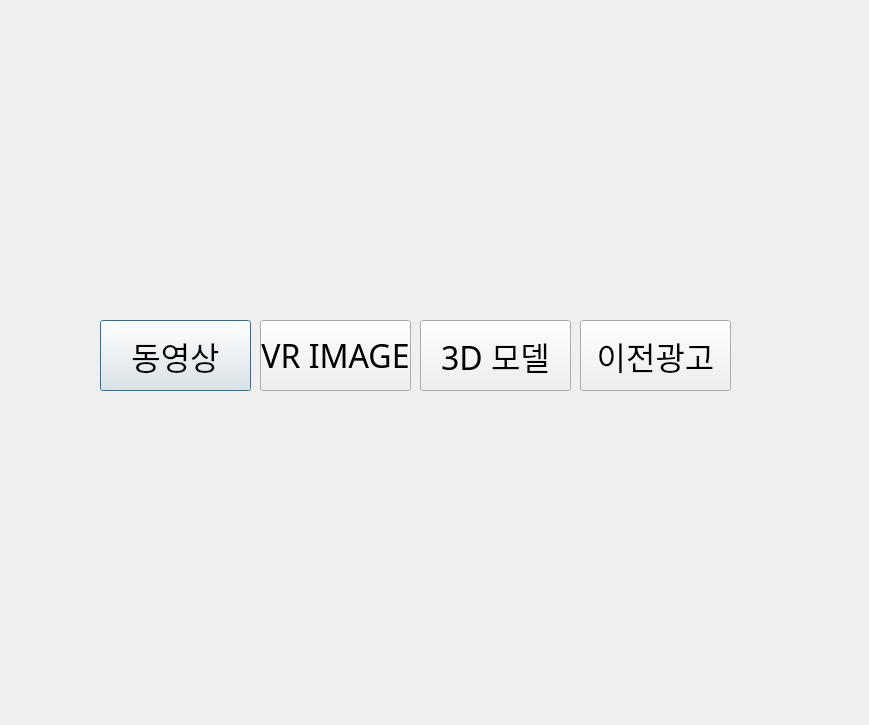
<?xml version="1.0" encoding="UTF-8"?>
<ui version="4.0">
 <class>Dialog</class>
 <widget class="QDialog" name="Dialog">
  <property name="geometry">
   <rect>
    <x>0</x>
    <y>0</y>
    <width>869</width>
    <height>725</height>
   </rect>
  </property>
  <property name="windowTitle">
   <string>Dialog</string>
  </property>
  <widget class="QLabel" name="label">
   <property name="geometry">
    <rect>
     <x>40</x>
     <y>20</y>
     <width>751</width>
     <height>291</height>
    </rect>
   </property>
   <property name="text">
    <string/>
   </property>
  </widget>
  <widget class="QPushButton" name="pushButton">
   <property name="geometry">
    <rect>
     <x>100</x>
     <y>320</y>
     <width>151</width>
     <height>71</height>
    </rect>
   </property>
   <property name="font">
    <font>
     <family>Agency FB</family>
     <pointsize>24</pointsize>
    </font>
   </property>
   <property name="text">
    <string>동영상</string>
   </property>
  </widget>
  <widget class="QPushButton" name="pushButton_2">
   <property name="geometry">
    <rect>
     <x>260</x>
     <y>320</y>
     <width>151</width>
     <height>71</height>
    </rect>
   </property>
   <property name="font">
    <font>
     <family>Agency FB</family>
     <pointsize>24</pointsize>
    </font>
   </property>
   <property name="text">
    <string>VR IMAGE</string>
   </property>
  </widget>
  <widget class="QPushButton" name="pushButton_3">
   <property name="geometry">
    <rect>
     <x>420</x>
     <y>320</y>
     <width>151</width>
     <height>71</height>
    </rect>
   </property>
   <property name="font">
    <font>
     <family>Agency FB</family>
     <pointsize>24</pointsize>
    </font>
   </property>
   <property name="text">
    <string>3D 모델</string>
   </property>
  </widget>
  <widget class="QPushButton" name="pushButton_4">
   <property name="geometry">
    <rect>
     <x>580</x>
     <y>320</y>
     <width>151</width>
     <height>71</height>
    </rect>
   </property>
   <property name="font">
    <font>
     <family>Agency FB</family>
     <pointsize>24</pointsize>
    </font>
   </property>
   <property name="text">
    <string>이전광고</string>
   </property>
  </widget>
 </widget>
 <resources/>
 <connections/>
</ui>
